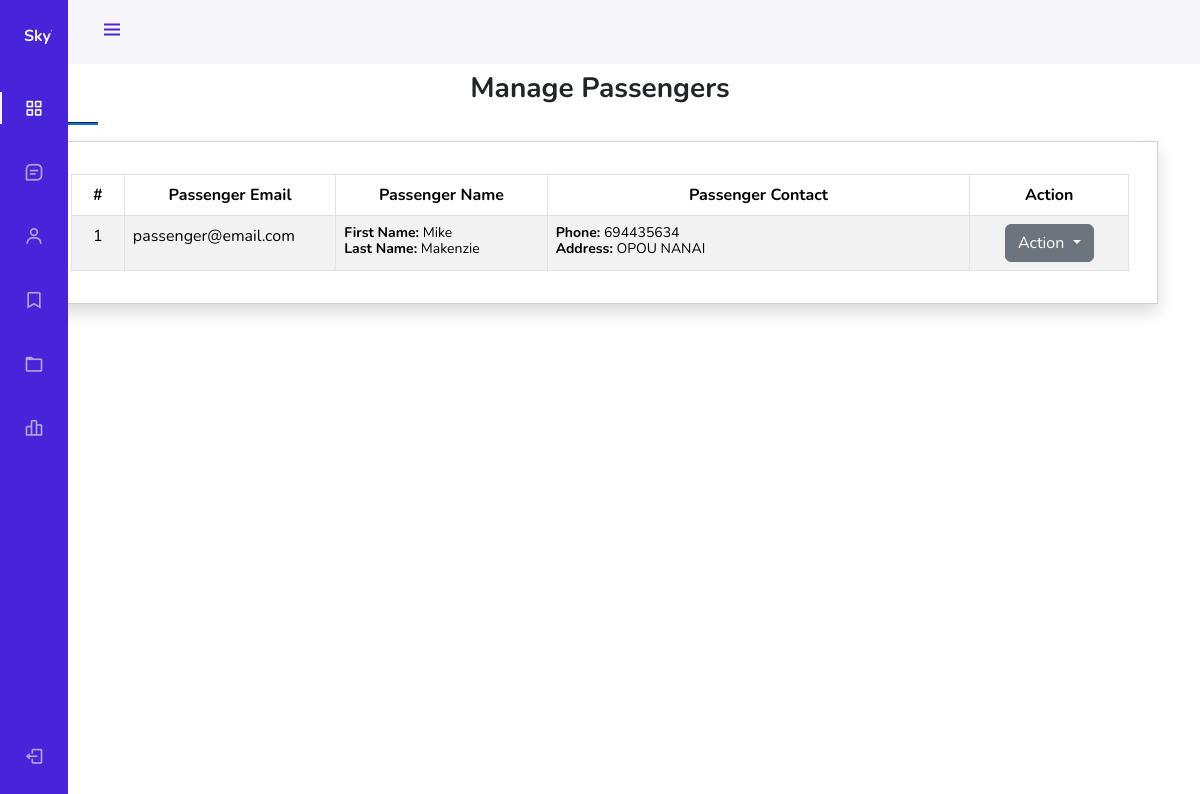
The page /manage-passengers/ on the database as committed earlier.
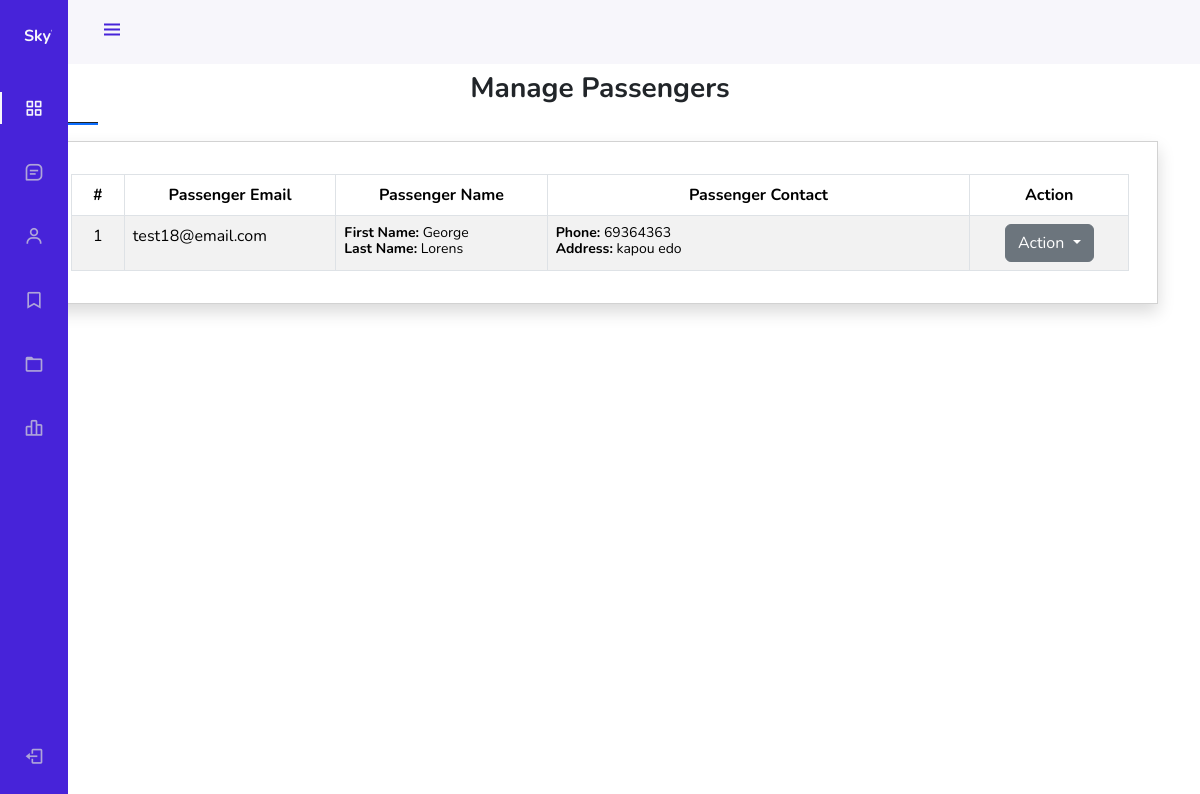
The same page on the database as committed later.
### users/models.py (models this page shows, shortened)
class Passenger(User):
    address = models.TextField()
    phone = models.CharField(max_length=20)
    passenger_groups = models.ManyToManyField('auth.Group', related_name='passenger_groups', blank=True)
    passenger_permissions = models.ManyToManyField('auth.Permission', related_name='passenger_user_permissions', blank=True)

### accounts/models.py (models this page shows, shortened)
class User(AbstractBaseUser, PermissionsMixin):
    email = models.EmailField(unique=True)
    first_name = models.CharField(max_length=30, blank=True)
    last_name = models.CharField(max_length=30, blank=True)
    is_staff = models.BooleanField(default=False)
    is_active = models.BooleanField(default=True)
    date_joined = models.DateTimeField(default=timezone.now)
    objects = UserManager()
    USERNAME_FIELD = 'email'
    REQUIRED_FIELDS = ['first_name', 'last_name']

### base/views.py (the view)
# urls.py: path('manage-passengers/', views.passenger_list, name='manage_passengers'),
def passenger_list(request):
    passengers = Passenger.objects.all()
    context = {'passengers': passengers}
    return render(request, 'base/passenger_management.html', context)

### base/templates/base/passenger_management.html (shortened to what this page needs)
{% extends 'base/base.html' %} {% block content %}
<section class="py-4">
  <div class="container">
    <h3 class="fw-bolder text-center">Manage Passengers</h3>
    <div>
      <hr class="bg-primary opacity-100" style="height: 3px" width="5%" />
    </div>
    <div class="card rounded-0 shadow">
      <div class="card-body">
        <div class="container-fluid">
          <table class="table table-bordered table-striped" id="flight-tbl">
            <colgroup>
              <col width="5%" />
              <col width="20%" />
              <col width="20%" />
              <col width="40%" />
              <col width="15%" />
            </colgroup>
            <thead>
              <tr>
                <th class="text-center">#</th>
                <th class="text-center">Passenger Email</th>
                <th class="text-center">Passenger Name</th>
                <th class="text-center">Passenger Contact</th>
                <th class="text-center">Action</th>
              </tr>
            </thead>
            <tbody>
              {% for passenger in passengers %}
              <tr>
                <td class="text-center">{{ forloop.counter }}</td>
                <td>{{ passenger.email }}</td>
                <td>
                  <div class="lh-1">
                    <small><b>First Name:</b> {{ passenger.first_name }}</small
                    ><br />
                    <small><b>Last Name:</b> {{ passenger.last_name }}</small>
                  </div>
                </td>
                <td>
                  <div class="lh-1">
                    <small><b>Phone:</b> {{passenger.phone}}</small><br />
                    <small><b>Address:</b> {{passenger.address}}</small>
                  </div>
                </td>
                <td class="text-center">
                  <div class="dropdown">
                    <button
                      class="btn btn-secondary dropdown-toggle"
                      type="button"
                      id="abtn{{ flight.pk }}"
                      data-toggle="dropdown"
                      aria-haspopup="true"
                      aria-expanded="false"
                    >
                      Action
                    </button>
                  </div>
                </td>
              </tr>
              {% endfor %}
            </tbody>
          </table>
        </div>
      </div>
    </div>
  </div>
</section>
{% endblock %}

Rows that differ between the two databases and show on the page:
removed Passenger: email "passenger@email.com", first_name "Mike", last_name "Makenzie", phone "694435634", address "OPOU NANAI"
added Passenger: email "test18@email.com", first_name "George", last_name "Lorens", phone "69364363", address "kapou edo"
